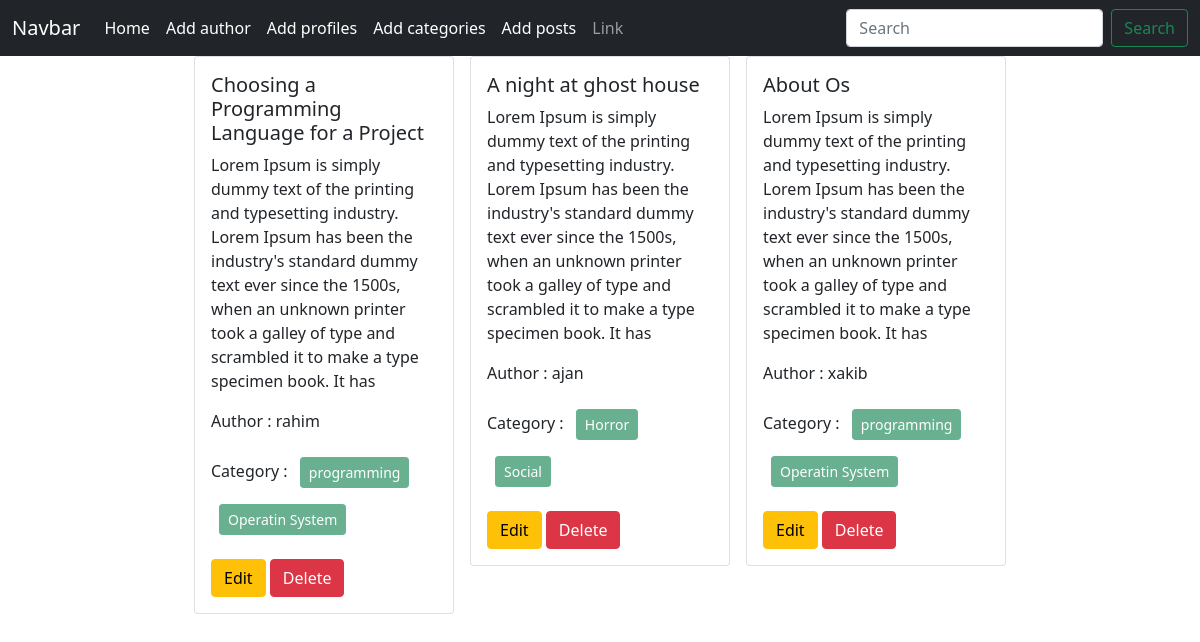
The page / on the database its author committed.
### posts/models.py (models this page shows, shortened)
class Post(models.Model):
    titel = models.CharField(max_length=50)
    content = models.TextField()
    category = models.ManyToManyField(Category)#one post can have multiple categories and one category can have multiple post
    author = models.ForeignKey(Author,on_delete=models.CASCADE)

### author/models.py (models this page shows)
class Author(models.Model):
    name = models.CharField(max_length=100)
    bio = models.TextField()
    phone = models.CharField(max_length=12)
    def __str__(self):
        return self.name

### categories/models.py (models this page shows)
class Category(models.Model):
    name = models.CharField(max_length=100)
    def __str__(self):
        return self.name

### blog_page/views.py (the view)
# urls.py: 2. Add a URL to urlpatterns:  path('', views.home, name='home')
def home(request):
    data = Post.objects.all()
    return render(request,'home.html',{'data':data})

### templates/home.html
{% extends 'base.html' %} {% block content %}
<div class="d-flex flex-wrap justify-content-center px-5">
  {% for post in data %}
  <div class="col-sm-3">
    <div class="card mx-2">
      <div class="card-body">
        <h5 class="card-title">{{post.titel}}</h5>
        <p class="card-text">{{post.content}}</p>
        <p>Author : {{post.author}}</p>
        <p>
          Category : {% for cat in post.category.all %}
          <button class="btn btn-success btn-sm disabled m-2">{{cat}}</button>
          {% endfor %}
        </p>
        <a href="{% url 'edit_post' post.id %}" class="btn btn-warning">Edit</a>
        <a href="{% url 'delete_post' post.id %}" class="btn btn-danger"
          >Delete</a
        >
      </div>
    </div>
  </div>
  {% endfor %}
</div>
{% endblock %}

### templates/base.html (shortened to what this page needs)
<!DOCTYPE html>
<html lang="en">
  <head>
    <link
      href="https://cdn.jsdelivr.net/npm/bootstrap@5.0.2/dist/css/bootstrap.min.css"
      rel="stylesheet"
    />
  </head>
  <body>
    <nav class="navbar navbar-expand-lg navbar-dark bg-dark">
      <div class="container-fluid">
        <a class="navbar-brand" href="#">Navbar</a>
        <div class="collapse navbar-collapse" id="navbarSupportedContent">
          <ul class="navbar-nav me-auto mb-2 mb-lg-0">
            <li class="nav-item">
              <a
                class="nav-link active"
                aria-current="page"
                href="{% url 'homepage' %}"
                >Home</a
              >
            </li>
            <li class="nav-item">
              <a
                class="nav-link active"
                aria-current="page"
                href="{% url 'add_author' %}"
                >Add author</a
              >
            </li>
              <a
                class="nav-link active"
                aria-current="page"
                href="{% url 'add_profile' %}"
                >Add profiles</a
              >
            <li class="nav-item">
              <a class="nav-link active" aria-current="page" href="{% url 'add_categories' %}"
                >Add categories</a
              >
            </li>
            <li class="nav-item">
              <a class="nav-link active" aria-current="page" href="{% url 'add_post' %}"
                >Add posts</a
              >
            </li>
            <li class="nav-item">
              <a class="nav-link" href="#">Link</a>
            </li>
          </ul>
          <form class="d-flex">
            <input
              class="form-control me-2"
              type="search"
              placeholder="Search"
              aria-label="Search"
            />
            <button class="btn btn-outline-success" type="submit">
              Search
            </button>
          </form>
        </div>
      </div>
    </nav>
    {% block content %} {% endblock %}
  </body>
</html>

### rows shown on the page
Post: titel "Choosing a Programming Language for a Project", content "Lorem Ipsum is simply dummy text of the printing and typesetting industry. Lorem Ipsum has been the industry's standard dummy text ever since the 1500s, when an unknown printer took a galley of type and scrambled it to make a type specimen book. It has", author "rahim"
Category: name "programming"
Category: name "Operatin System"
Post: titel "A night at ghost house", content "Lorem Ipsum is simply dummy text of the printing and typesetting industry. Lorem Ipsum has been the industry's standard dummy text ever since the 1500s, when an unknown printer took a galley of type and scrambled it to make a type specimen book. It has", author "ajan"
Category: name "Horror"
Category: name "Social"
Post: titel "About Os", content "Lorem Ipsum is simply dummy text of the printing and typesetting industry. Lorem Ipsum has been the industry's standard dummy text ever since the 1500s, when an unknown printer took a galley of type and scrambled it to make a type specimen book. It has", author "xakib"
